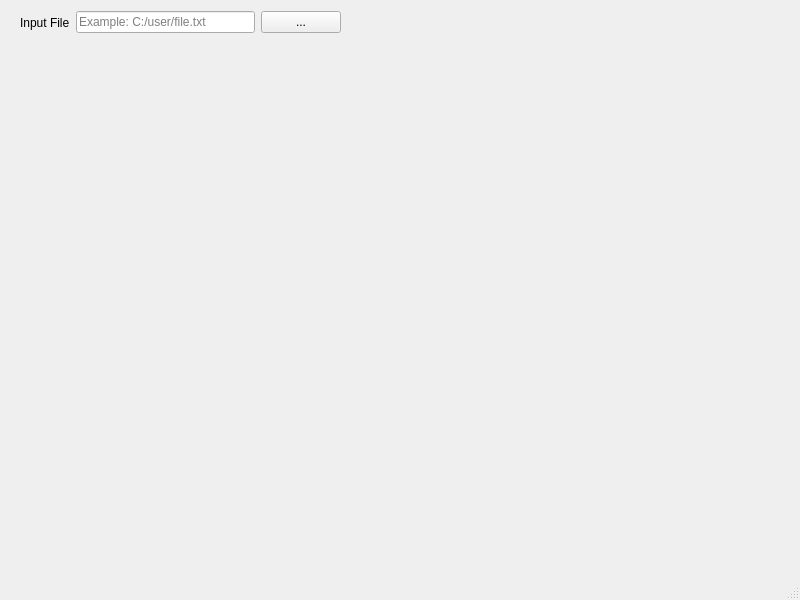
<?xml version="1.0" encoding="UTF-8"?>
<ui version="4.0">
 <class>MainWindow</class>
 <widget class="QMainWindow" name="MainWindow">
  <property name="geometry">
   <rect>
    <x>0</x>
    <y>0</y>
    <width>800</width>
    <height>600</height>
   </rect>
  </property>
  <property name="windowTitle">
   <string>MainWindow</string>
  </property>
  <widget class="QWidget" name="centralwidget">
   <widget class="QWidget" name="">
    <property name="geometry">
     <rect>
      <x>20</x>
      <y>10</y>
      <width>321</width>
      <height>25</height>
     </rect>
    </property>
    <layout class="QHBoxLayout" name="horizontalLayout">
     <item>
      <widget class="QLabel" name="Input_Label">
       <property name="text">
        <string>Input File</string>
       </property>
      </widget>
     </item>
     <item>
      <widget class="QLineEdit" name="Input_LineEdit">
       <property name="inputMask">
        <string/>
       </property>
       <property name="text">
        <string/>
       </property>
       <property name="placeholderText">
        <string>Example: C:/user/file.txt</string>
       </property>
      </widget>
     </item>
     <item>
      <widget class="QPushButton" name="InputSearch_Button">
       <property name="text">
        <string>...</string>
       </property>
      </widget>
     </item>
    </layout>
   </widget>
  </widget>
  <widget class="QMenuBar" name="menubar">
   <property name="geometry">
    <rect>
     <x>0</x>
     <y>0</y>
     <width>800</width>
     <height>21</height>
    </rect>
   </property>
  </widget>
  <widget class="QStatusBar" name="statusbar"/>
 </widget>
 <resources/>
 <connections/>
</ui>
